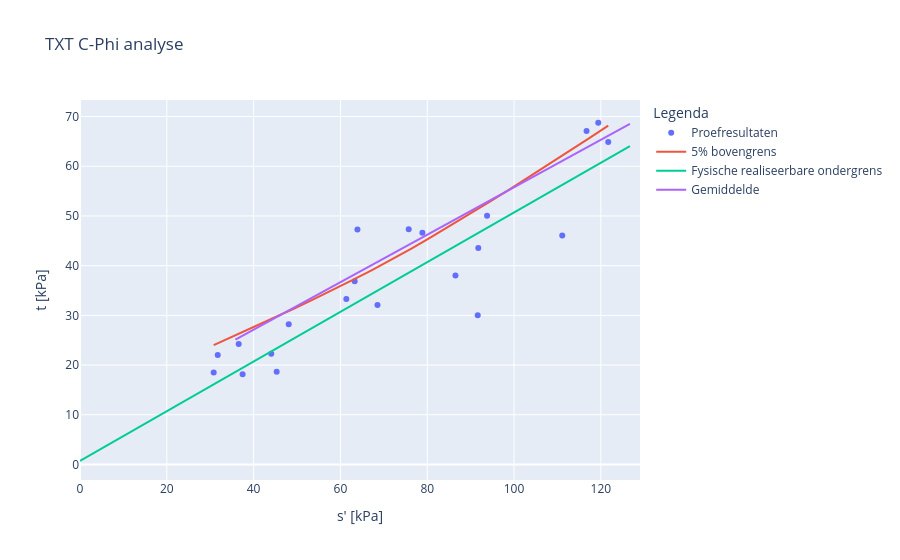

The notebook cell this image was saved under:
### Code cell
#voer C-phi analyse uit met invoer
analyse = CPhiAnalyse(dbase=dbase, investigation_groups=[dropdown_verzameling_txt.value], effective_stress= dropdown_rekpercentage.value,
                      analysis_type='TXT_CPhi')

analyse.apply_parameters(cohesie_gem = PV_A1_COH_GEM_handmatig)
analyse.apply_parameters(phi_kar = PV_A2_PHI_KAR_handmatig)
analyse.apply_parameters(cohesie_kar = PV_A1_COH_KAR_handmatig)

analyse.apply_settings(material_factor_cohesion = 1) 
analyse.apply_settings(material_factor_tan_phi = 1) 

#analyse.apply_settings(alpha = Alpha.LOCAL) 

#Voer 
analyse._run()

#analyse.factsheet()
analyse.show_figure()

### Figure 1 — Plotly figure (JSON) as saved in the notebook; plotly's stock layout.template omitted (floating-point values rounded to 4 significant figures)
{"data": [{"hoverinfo": "text", "mode": "markers", "name": "Proefresultaten", "text": ["8.0_bo_36-5_1002+002_kr_9a", "16.0_bo_36-5_964+006_kr_5", "22.0_bo_36-5_964+006_kr_10", "31.0_bo_36-5_969+001_kr_3", "35.0_bo_36-5_969+001_kr_7", "48.0_bo_36-5_972+100_kr_13", "55.0_bo_36-5_972+100_kr_7", "60.0_bo_36-5_978+101_kr_3", "66.0_bo_36-5_978+101_kr_9", "77.0_bo_36-5_983+001_kr_7", "85.0_bo_36-5_987+094_bit_4", "86.0_bo_36-5_987+094_bit_5", "87.0_bo_36-5_987+094_bit_6a", "95.0_bo_36-5_990+099_bit_3", "96.0_bo_36-5_990+099_bit_4", "115.0_bo_36-5_991+042_kr_6", "116.0_bo_36-5_991+042_kr_7", "118.0_bo_36-5_991+042_kr_9", "127.0_bo_36-5_994+094_kr_1", "135.0_bo_36-5_994+094_kr_8", "148.0_bo_36-5_999+001_kr_10"], "type": "scatter", "x": [75.73, 111.1, 91.76, 37.46, 78.88, 30.8, 91.63, 45.31, 68.54, 93.78, 63.28, 44.06, 31.73, 48.09, 36.56, 121.7, 86.5, 61.36, 63.92, 119.4, 116.7], "y": [47.34, 46.05, 43.57, 18.14, 46.63, 18.49, 30.04, 18.64, 32.06, 50.02, 36.88, 22.28, 22.05, 28.19, 24.26, 64.87, 38.0, 33.29, 47.25, 68.75, 67.1]}, {"mode": "lines", "name": "5% bovengrens", "type": "scatter", "x": [30.8, 35.34, 39.89, 44.44, 48.98, 53.53, 58.07, 62.62, 67.16, 71.71, 76.25, 80.8, 85.34, 89.89, 94.43, 98.98, 103.5, 108.1, 112.6, 117.2, 121.7], "y": [24.02, 25.79, 27.58, 29.39, 31.24, 33.11, 35.04, 37.02, 39.07, 41.19, 43.39, 45.67, 48.01, 50.41, 52.86, 55.35, 57.87, 60.42, 62.99, 65.57, 68.16]}, {"mode": "lines", "name": "Fysische realiseerbare ondergrens", "type": "scatter", "x": [0, 126.7], "y": [0.7, 64.05]}, {"mode": "lines", "name": "Gemiddelde", "type": "scatter", "x": [35.8, 126.7], "y": [25.1, 68.52]}], "layout": {"legend": {"title": {"text": "Legenda"}}, "title": {"text": "TXT C-Phi analyse"}, "xaxis": {"title": {"text": "s' [kPa]"}}, "yaxis": {"title": {"text": "t [kPa]"}}}}
